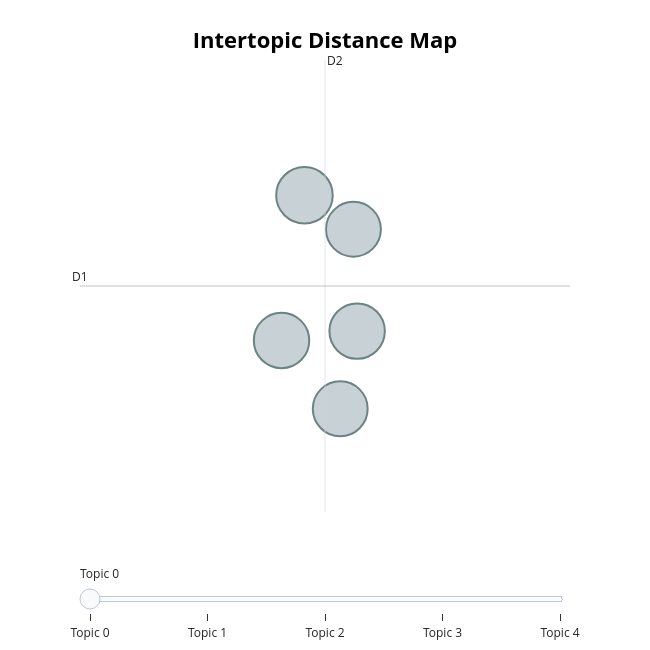

Write notebook code for a chart like this one.
### Code cell
topic_model.visualize_topics()

### Figure 1 — Plotly figure (JSON) as saved in the notebook; plotly's stock layout.template omitted (floating-point values rounded to 4 significant figures)
{"data": [{"customdata": [[0, "taiwan | china | https | rt | co", 102], [1, "kanye | rt | west | the | you", 98], [2, "paypal | rt | to | they | misinformation", 98], [3, "mayza | the | gausman | in | to", 96], [4, "thanksgiving | happy | to | and | for", 96]], "hovertemplate": "<b>Topic %{customdata[0]}</b><br>Words: %{customdata[1]}<br>Size: %{customdata[2]}", "legendgroup": "", "marker": {"color": "#B0BEC5", "line": {"color": "DarkSlateGrey", "width": 2}, "size": [102, 98, 98, 96, 96], "sizemode": "area", "sizeref": 0.06375, "symbol": "circle"}, "mode": "markers", "name": "", "orientation": "v", "showlegend": false, "type": "scatter", "x": [15.07, 15.65, 14.82, 15.47, 15.61], "xaxis": "x", "y": [9.968, 8.466, 8.362, 7.607, 9.592], "yaxis": "y"}], "layout": {"annotations": [{"showarrow": false, "text": "D1", "x": 12.6, "y": 8.964, "yshift": 10}, {"showarrow": false, "text": "D2", "x": 15.3, "xshift": 10, "y": 11.46}], "height": 650, "hoverlabel": {"bgcolor": "white", "font": {"family": "Rockwell", "size": 16}}, "legend": {"itemsizing": "constant", "tracegroupgap": 0}, "margin": {"t": 60}, "shapes": [{"line": {"color": "#CFD8DC", "width": 2}, "type": "line", "x0": 15.3, "x1": 15.3, "y0": 6.466, "y1": 11.46}, {"line": {"color": "#9E9E9E", "width": 2}, "type": "line", "x0": 12.6, "x1": 18.0, "y0": 8.964, "y1": 8.964}], "sliders": [{"active": 0, "pad": {"t": 50}, "steps": [{"args": [{"marker.color": [["red", "#B0BEC5", "#B0BEC5", "#B0BEC5", "#B0BEC5"]]}], "label": "Topic 0", "method": "update"}, {"args": [{"marker.color": [["#B0BEC5", "red", "#B0BEC5", "#B0BEC5", "#B0BEC5"]]}], "label": "Topic 1", "method": "update"}, {"args": [{"marker.color": [["#B0BEC5", "#B0BEC5", "red", "#B0BEC5", "#B0BEC5"]]}], "label": "Topic 2", "method": "update"}, {"args": [{"marker.color": [["#B0BEC5", "#B0BEC5", "#B0BEC5", "red", "#B0BEC5"]]}], "label": "Topic 3", "method": "update"}, {"args": [{"marker.color": [["#B0BEC5", "#B0BEC5", "#B0BEC5", "#B0BEC5", "red"]]}], "label": "Topic 4", "method": "update"}]}], "title": {"font": {"color": "Black", "size": 22}, "text": "<b>Intertopic Distance Map", "x": 0.5, "xanchor": "center", "y": 0.95, "yanchor": "top"}, "width": 650, "xaxis": {"anchor": "y", "domain": [0, 1], "range": [12.6, 18.0], "title": {"text": ""}, "visible": false}, "yaxis": {"anchor": "x", "domain": [0, 1], "range": [6.466, 11.46], "title": {"text": ""}, "visible": false}}}
